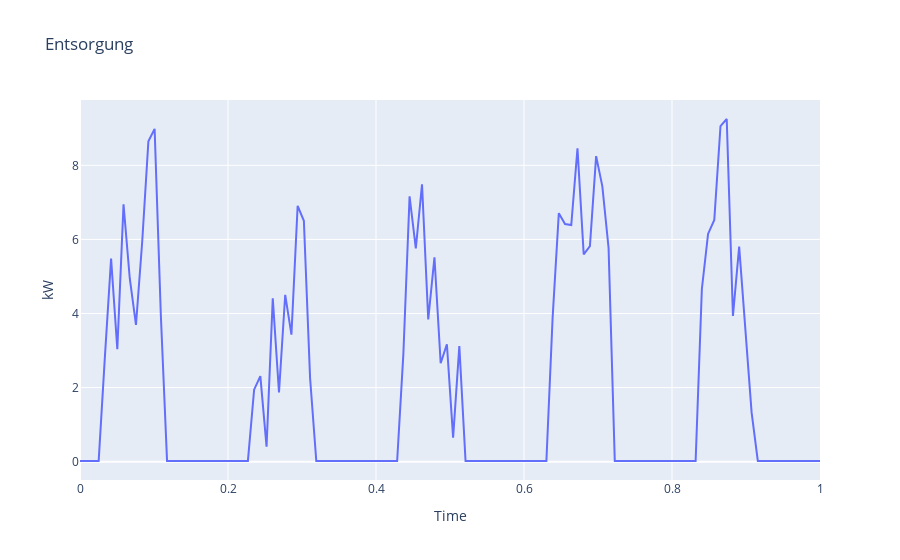

The code cell stored with this chart in its notebook:
### Code cell
px.line(
    x=df['t_scaled'], y=df.kw, 
    title='Entsorgung',
    labels={
        'x': 'Time',
        'y': 'kW'
    })
